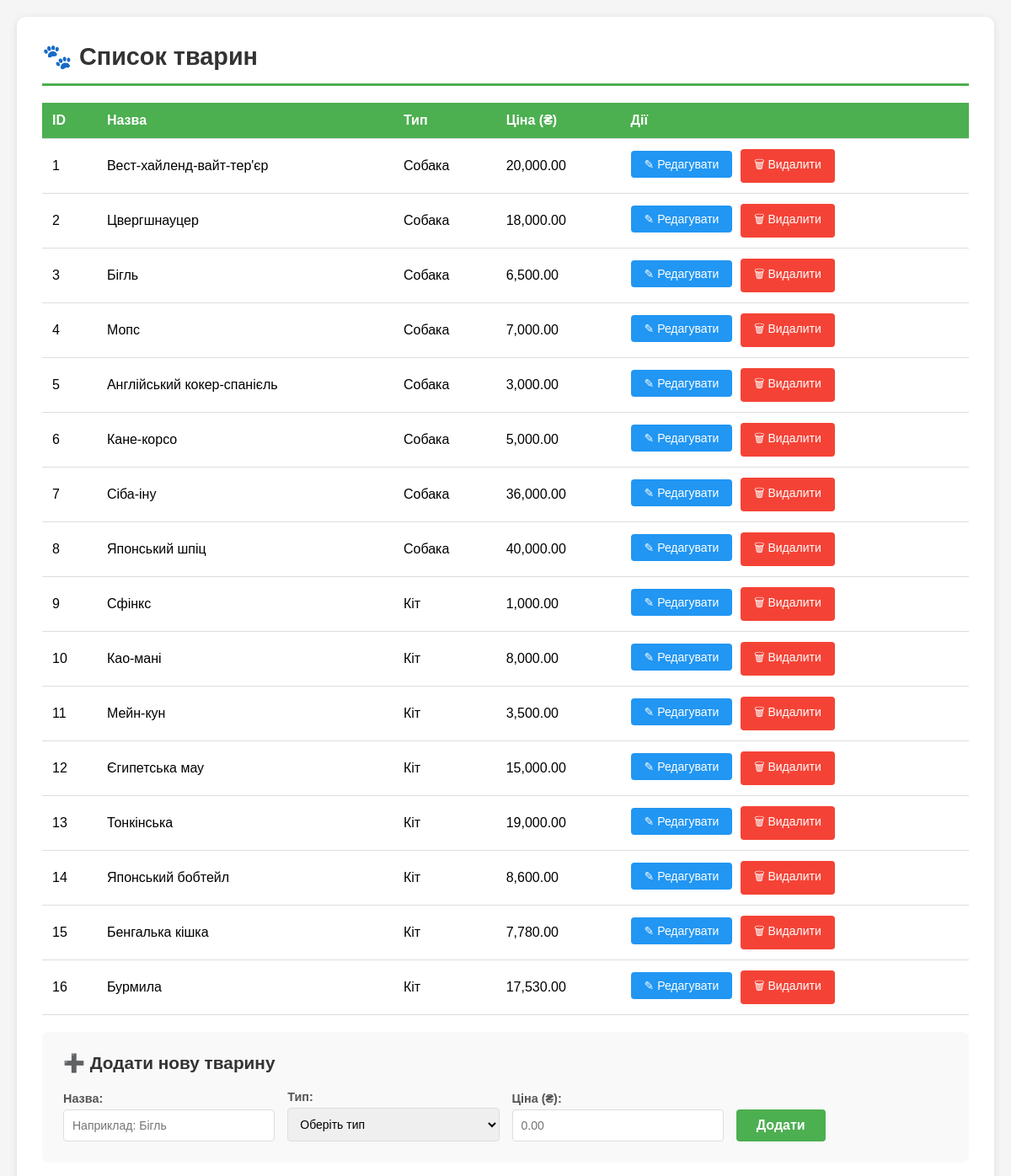
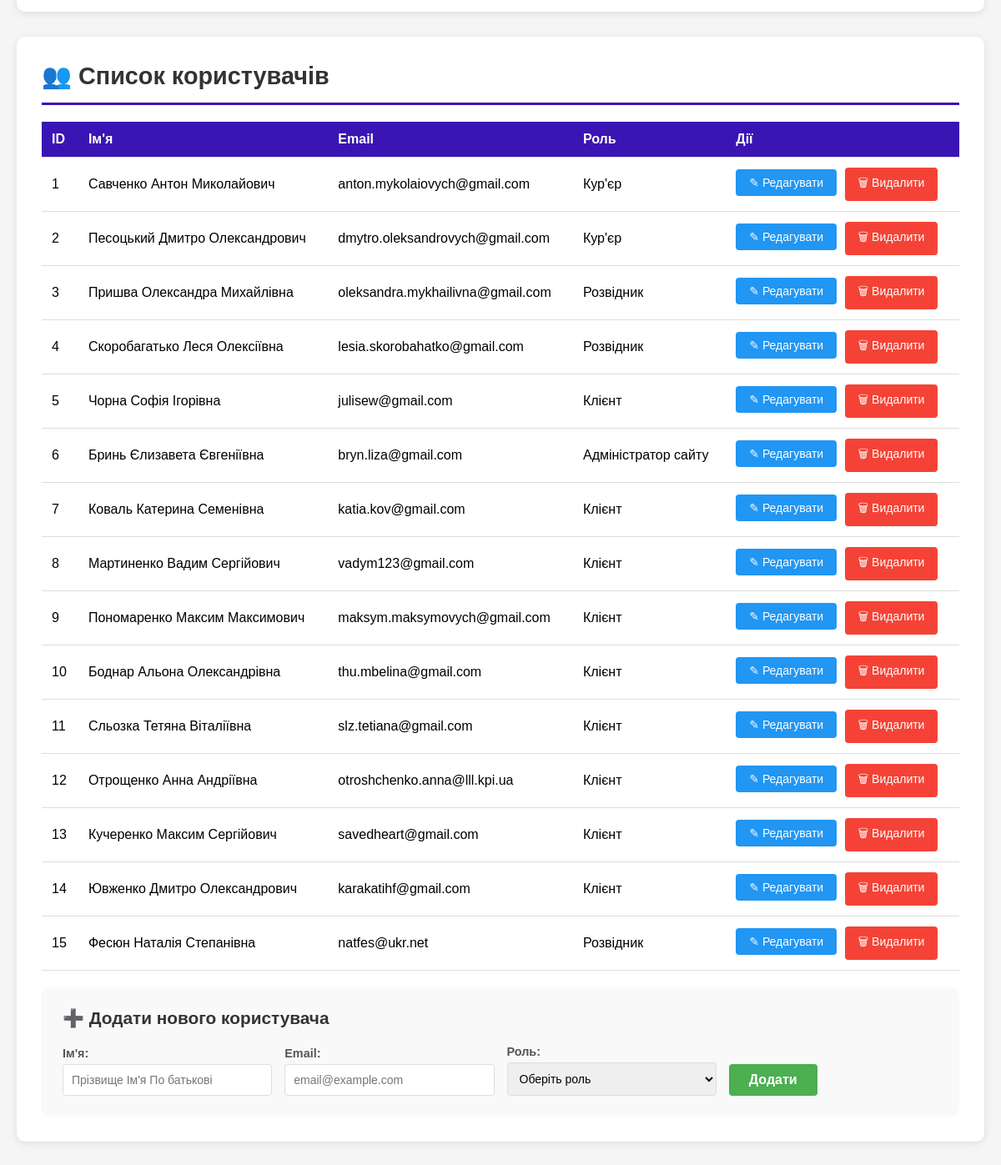
Screenshot of /src/public/index.php with the database file from the repository (2 pictures, top to bottom).
### tables this page shows
CREATE TABLE `animals` (
  `id` bigint unsigned NOT NULL AUTO_INCREMENT,
  `name` varchar(30) NOT NULL,
  `type` varchar(20) NOT NULL,
  `price` decimal(10,2) NOT NULL,
  PRIMARY KEY (`id`),
  UNIQUE KEY `id` (`id`)
);

CREATE TABLE `users` (
  `id` bigint unsigned NOT NULL AUTO_INCREMENT,
  `name` varchar(50) NOT NULL,
  `email` varchar(50) NOT NULL,
  `role` varchar(20) NOT NULL,
  PRIMARY KEY (`id`),
  UNIQUE KEY `id` (`id`)
);

### src/public/index.php (the view, shortened to what this page needs)
<?php
$host = 'db';
$db   = 'animal_shop';
$user = 'shop_user';
$pass = 'shop_pass_123';
$conn = new mysqli($host, $user, $pass, $db);
$conn->set_charset("utf8mb4");
$animals_result = $conn->query("SELECT id, name, type, price FROM animals ORDER BY id ASC");
$users_result = $conn->query("SELECT id, name, email, role FROM users ORDER BY id ASC");
?>
<!DOCTYPE html>
<html lang="uk">
<head>
    <link rel="stylesheet" href="styles.css">
</head>
<body>
    <div class="container">
        <div class="section">
            <div class="section-header">
                <h2>🐾 Список тварин</h2>
            </div>
            <table>
                <thead>
                    <tr>
                        <th>ID</th>
                        <th>Назва</th>
                        <th>Тип</th>
                        <th>Ціна (₴)</th>
                        <th>Дії</th>
                    </tr>
                </thead>
                <tbody>
                    <?php if ($animals_result && $animals_result->num_rows > 0): ?>
                        <?php while($row = $animals_result->fetch_assoc()): ?>
                            <tr>
                                <td><?= htmlspecialchars($row['id']) ?></td>
                                <td><?= htmlspecialchars($row['name']) ?></td>
                                <td><?= htmlspecialchars($row['type']) ?></td>
                                <td><?= number_format($row['price'], 2) ?></td>
                                <td>
                                    <button class="edit-btn" data-id="<?= $row['id'] ?>" data-name="<?= htmlspecialchars($row['name'], ENT_QUOTES) ?>" data-type="<?= htmlspecialchars($row['type'], ENT_QUOTES) ?>" data-price="<?= $row['price'] ?>" onclick="openEditAnimalModalFromButton(this)">
                                        ✎ Редагувати
                                    </button>
                                    <a href="?delete_animal=<?= $row['id'] ?>"
                                       class="delete-btn"
                                       onclick="return confirm('Ви впевнені, що хочете видалити <?= htmlspecialchars($row['name']) ?>?')">
                                        🗑 Видалити
                                    </a>
                                </td>
                            </tr>
                        <?php endwhile; ?>
                    <?php else: ?>
                        <tr>
                            <td colspan="5" class="no-data">Немає даних</td>
                        </tr>
                    <?php endif; ?>
                </tbody>
            </table>
            <div class="add-form">
                <h3>➕ Додати нову тварину</h3>
                <form method="POST" action="">
                    <div class="form-row">
                        <div class="form-group">
                            <label for="animal_name">Назва:</label>
                            <input type="text" id="animal_name" name="animal_name" required placeholder="Наприклад: Бігль">
                        </div>
                        <div class="form-group">
                            <label for="animal_type">Тип:</label>
                            <select id="animal_type" name="animal_type" required>
                                <option value="">Оберіть тип</option>
                            </select>
                        </div>
                        <div class="form-group">
                            <label for="animal_price">Ціна (₴):</label>
                            <input type="number" id="animal_price" name="animal_price" step="0.01" min="0.01" required placeholder="0.00">
                        </div>
                        <div class="form-group">
                            <button type="submit" name="add_animal" class="add-btn">Додати</button>
                        </div>
                    </div>
                </form>
            </div>
        </div>
        <div class="section user-section">
            <div class="section-header">
                <h2>👥 Список користувачів</h2>
            </div>
            <table>
                <thead>
                    <tr>
                        <th>ID</th>
                        <th>Ім'я</th>
                        <th>Email</th>
                        <th>Роль</th>
                        <th>Дії</th>
                    </tr>
                </thead>
                <tbody>
                    <?php if ($users_result && $users_result->num_rows > 0): ?>
                        <?php while($row = $users_result->fetch_assoc()): ?>
                            <tr>
                                <td><?= htmlspecialchars($row['id']) ?></td>
                                <td><?= htmlspecialchars($row['name']) ?></td>
                                <td><?= htmlspecialchars($row['email']) ?></td>
                                <td><?= htmlspecialchars($row['role']) ?></td>
                                <td>
                                    <button class="edit-btn" data-id="<?= $row['id'] ?>" data-name="<?= htmlspecialchars($row['name'], ENT_QUOTES) ?>" data-email="<?= htmlspecialchars($row['email'], ENT_QUOTES) ?>" data-role="<?= htmlspecialchars($row['role'], ENT_QUOTES) ?>" onclick="openEditUserModalFromButton(this)">
                                        ✎ Редагувати
                                    </button>
                                    <a href="?delete_user=<?= $row['id'] ?>"
                                       class="delete-btn"
                                       onclick="return confirm('Ви впевнені, що хочете видалити <?= htmlspecialchars($row['name']) ?>?')">
                                        🗑 Видалити
                                    </a>
                                </td>
                            </tr>
                        <?php endwhile; ?>
                    <?php else: ?>
                        <tr>
                            <td colspan="5" class="no-data">Немає даних</td>
                        </tr>
                    <?php endif; ?>
                </tbody>
            </table>
            <div class="add-form">
                <h3>➕ Додати нового користувача</h3>
                <form method="POST" action="">
                    <div class="form-row">
                        <div class="form-group">
                            <label for="user_name">Ім'я:</label>
                            <input type="text" id="user_name" name="user_name" required placeholder="Прізвище Ім'я По батькові">
                        </div>
                        <div class="form-group">
                            <label for="user_email">Email:</label>
                            <input type="email" id="user_email" name="user_email" required placeholder="email@example.com">
                        </div>
                        <div class="form-group">
                            <label for="user_role">Роль:</label>
                            <select id="user_role" name="user_role" required>
                                <option value="">Оберіть роль</option>
                            </select>
                        </div>
                        <div class="form-group">
                            <button type="submit" name="add_user" class="add-btn">Додати</button>
                        </div>
                    </div>
                </form>
            </div>
        </div>
    </div>
</body>
</html>

### src/public/styles.css (style rules this page uses)
* { margin: 0; padding: 0; box-sizing: border-box; }
body { font-family: Arial, sans-serif; background-color: #f5f5f5; padding: 20px; }
.container { max-width: 1400px; margin: 0 auto; }
.section { background: white; padding: 30px; border-radius: 10px; box-shadow: 0 2px 10px rgba(0,0,0,0.1); margin-bottom: 30px; }
.section-header { display: flex; justify-content: space-between; align-items: center; margin-bottom: 20px; padding-bottom: 15px; border-bottom: 3px solid #4CAF50; }
.section-header h2 { color: #333; font-size: 1.8em; }
table { width: 100%; border-collapse: collapse; margin: 20px 0; }
th, td { padding: 12px; text-align: left; border-bottom: 1px solid #ddd; }
th { background-color: #4CAF50; color: white; font-weight: bold; }
.delete-btn { background-color: #f44336; color: white; border: none; padding: 8px 16px; cursor: pointer; border-radius: 4px; text-decoration: none; display: inline-block; font-size: 14px; transition: background-color 0.3s; }
.edit-btn { background-color: #2196F3; color: white; border: none; padding: 8px 16px; cursor: pointer; border-radius: 4px; text-decoration: none; display: inline-block; font-size: 14px; transition: background-color 0.3s; margin-right: 5px; }
.add-form { background-color: #f9f9f9; padding: 25px; border-radius: 8px; margin-top: 20px; }
.add-form h3 { color: #333; margin-bottom: 20px; font-size: 1.3em; }
.form-row { display: flex; gap: 15px; align-items: flex-end; flex-wrap: wrap; }
.form-group { flex: 1; min-width: 200px; }
.form-group label { display: block; font-weight: bold; color: #555; margin-bottom: 5px; font-size: 0.9em; }
.form-group input, .form-group select { width: 100%; padding: 10px; border: 1px solid #ddd; border-radius: 4px; font-size: 14px; }
input[type="number"] { appearance: textfield; -moz-appearance: textfield; }
.add-btn { background-color: #4CAF50; color: white; border: none; padding: 10px 24px; cursor: pointer; border-radius: 4px; font-size: 16px; font-weight: bold; transition: background-color 0.3s; }
.user-section .section-header { border-bottom-color: oklab(38.690000000000005% 0.0363 -0.21544); }
.user-section th { background-color: oklab(38.690000000000005% 0.0363 -0.21544); }

### rows the page displays
animals: id "1", name "Вест-хайленд-вайт-тер'єр", type "Собака", price "20,000.00"
animals: id "2", name "Цвергшнауцер", type "Собака", price "18,000.00"
animals: id "3", name "Бігль", type "Собака", price "6,500.00"
animals: id "4", name "Мопс", type "Собака", price "7,000.00"
animals: id "5", name "Англійський кокер-спанієль", type "Собака", price "3,000.00"
animals: id "6", name "Кане-корсо", type "Собака", price "5,000.00"
animals: id "7", name "Сіба-іну", type "Собака", price "36,000.00"
animals: id "8", name "Японський шпіц", type "Собака", price "40,000.00"
animals: id "9", name "Сфінкс", type "Кіт", price "1,000.00"
animals: id "10", name "Као-мані", type "Кіт", price "8,000.00"
animals: id "11", name "Мейн-кун", type "Кіт", price "3,500.00"
animals: id "12", name "Єгипетська мау", type "Кіт", price "15,000.00"
animals: id "13", name "Тонкінська", type "Кіт", price "19,000.00"
animals: id "14", name "Японський бобтейл", type "Кіт", price "8,600.00"
animals: id "15", name "Бенгалька кішка", type "Кіт", price "7,780.00"
animals: id "16", name "Бурмила", type "Кіт", price "17,530.00"
users: id "1", name "Савченко Антон Миколайович", email "anton.mykolaiovych@gmail.com", role "Кур'єр"
users: id "2", name "Песоцький Дмитро Олександрович", email "dmytro.oleksandrovych@gmail.com", role "Кур'єр"
users: id "3", name "Пришва Олександра Михайлівна", email "oleksandra.mykhailivna@gmail.com", role "Розвідник"
users: id "4", name "Скоробагатько Леся Олексіївна", email "lesia.skorobahatko@gmail.com", role "Розвідник"
users: id "5", name "Чорна Софія Ігорівна", email "julisew@gmail.com", role "Клієнт"
users: id "6", name "Бринь Єлизавета Євгеніївна", email "bryn.liza@gmail.com", role "Адміністратор сайту"
users: id "7", name "Коваль Катерина Семенівна", email "katia.kov@gmail.com", role "Клієнт"
users: id "8", name "Мартиненко Вадим Сергійович", email "vadym123@gmail.com", role "Клієнт"
users: id "9", name "Пономаренко Максим Максимович", email "maksym.maksymovych@gmail.com", role "Клієнт"
users: id "10", name "Боднар Альона Олександрівна", email "thu.mbelina@gmail.com", role "Клієнт"
users: id "11", name "Сльозка Тетяна Віталіївна", email "slz.tetiana@gmail.com", role "Клієнт"
users: id "12", name "Отрощенко Анна Андріївна", email "otroshchenko.anna@lll.kpi.ua", role "Клієнт"
users: id "13", name "Кучеренко Максим Сергійович", email "savedheart@gmail.com", role "Клієнт"
users: id "14", name "Ювженко Дмитро Олександрович", email "karakatihf@gmail.com", role "Клієнт"
users: id "15", name "Фесюн Наталія Степанівна", email "natfes@ukr.net", role "Розвідник"
